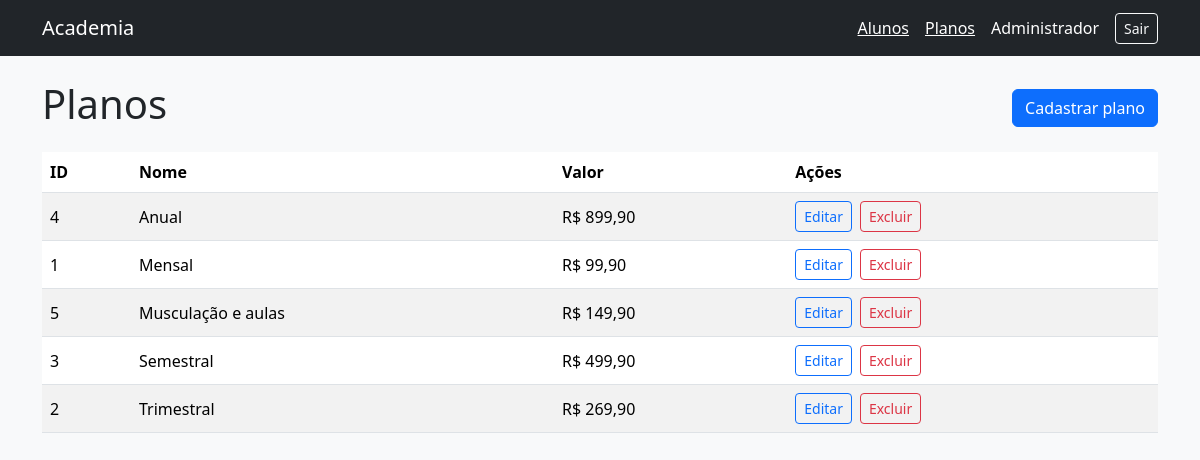
Screenshot of /index.php?controller=plano&acao=listar (signed in) with the database file from the repository.
### tables this page shows
CREATE TABLE planos (
    id INT UNSIGNED AUTO_INCREMENT PRIMARY KEY,
    nome VARCHAR(100) NOT NULL,
    valor DECIMAL(10,2) UNSIGNED NOT NULL
);

### controllers/PlanoController.php (called while the page is built, shortened)
<?php
class PlanoController {
    public function listar(): void {
        $planos=(new Plano())->listar();
        require __DIR__.'/../views/planos/index.php';
    }
}

### index.php (called while the page is built, shortened)
<?php
require __DIR__.'/config/bootstrap.php';
require __DIR__.'/config/web.php';
$c = $_GET['controller'] ?? 'usuario';
$a = $_GET['acao'] ?? 'login';
try { $classe=ucfirst($c).'Controller'; (new $classe())->$a(); }
catch (Throwable $erro) { error_log((string)$erro); erroPagina(500,'Não foi possível concluir. Confira a configuração do banco e tente novamente.'); }

### config/Database.php (called while the page is built)
<?php
class Database {
    private static $conexao=null;
    public static function getConnection(): PDO {
        if (self::$conexao===null) {
            self::$conexao=new PDO('mysql:host=127.0.0.1;dbname=academia;charset=utf8mb4','root','',[
                PDO::ATTR_ERRMODE=>PDO::ERRMODE_EXCEPTION,
                PDO::ATTR_DEFAULT_FETCH_MODE=>PDO::FETCH_ASSOC,
                PDO::ATTR_EMULATE_PREPARES=>false
            ]);
        }
        return self::$conexao;
    }
}

### models/Plano.php (called while the page is built, shortened)
<?php
class Plano {
    public function listar(): array {
        $s=Database::getConnection()->prepare('SELECT * FROM planos ORDER BY nome');
        $s->execute(); return $s->fetchAll();
    }
}

### config/web.php (called while the page is built, shortened)
<?php
function e($valor): string { return htmlspecialchars((string)$valor,ENT_QUOTES,'UTF-8'); }

### views/planos/index.php (the view, shortened to what this page needs)
<?php require __DIR__.'/../partials/header.php'; ?>
<div class="d-flex justify-content-between align-items-center mb-3"><h1>Planos</h1><a class="btn btn-primary" href="index.php?controller=plano&acao=cadastrar">Cadastrar plano</a></div>
<div class="table-responsive"><table class="table table-striped align-middle">
<thead><tr><th>ID</th><th>Nome</th><th>Valor</th><th>Ações</th></tr></thead><tbody>
<?php foreach ($planos as $r): ?>
<tr><td><?= e($r['id']) ?></td><td><?= e($r['nome']) ?></td>
<td>R$ <?= e(number_format((float)$r['valor'],2,',','.')) ?></td>
<td><div class="d-flex gap-2">
<a class="btn btn-sm btn-outline-primary" href="index.php?controller=plano&acao=editar&id=<?= e($r['id']) ?>">Editar</a>
<form method="post" action="index.php?controller=plano&acao=excluir" onsubmit="return confirm('Excluir este registro?')">
<?php csrfInput(); ?><input type="hidden" name="id" value="<?= e($r['id']) ?>"><button class="btn btn-sm btn-outline-danger">Excluir</button></form>
</div></td></tr><?php endforeach; ?>
</tbody></table></div><?php require __DIR__.'/../partials/footer.php'; ?>

### rows the page displays
planos: id "4", nome "Anual", valor "899,90"
planos: id "1", nome "Mensal", valor "99,90"
planos: id "5", nome "Musculação e aulas", valor "149,90"
planos: id "3", nome "Semestral", valor "499,90"
planos: id "2", nome "Trimestral", valor "269,90"

### other values shown
$_SESSION['usuario_nome'] "Administrador"
